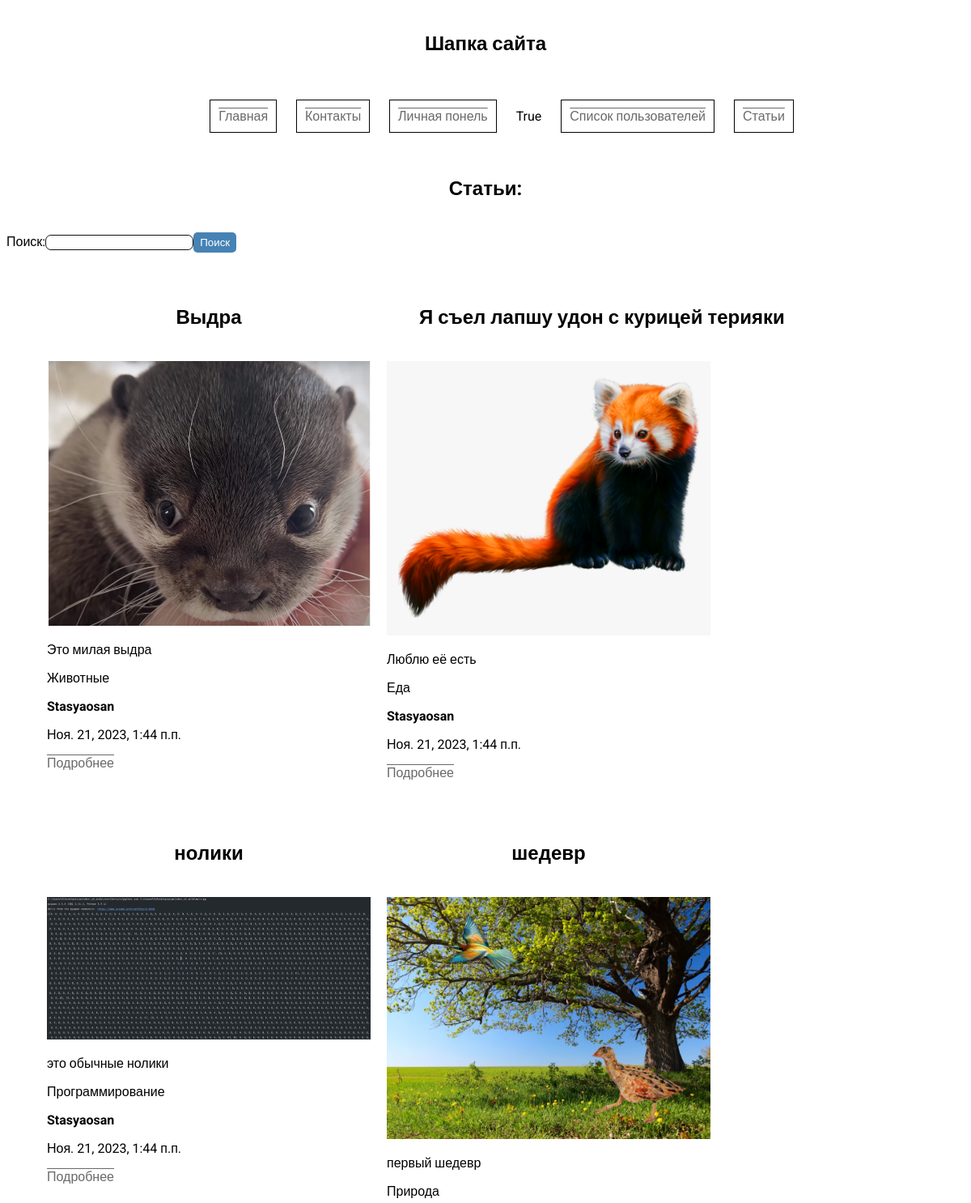
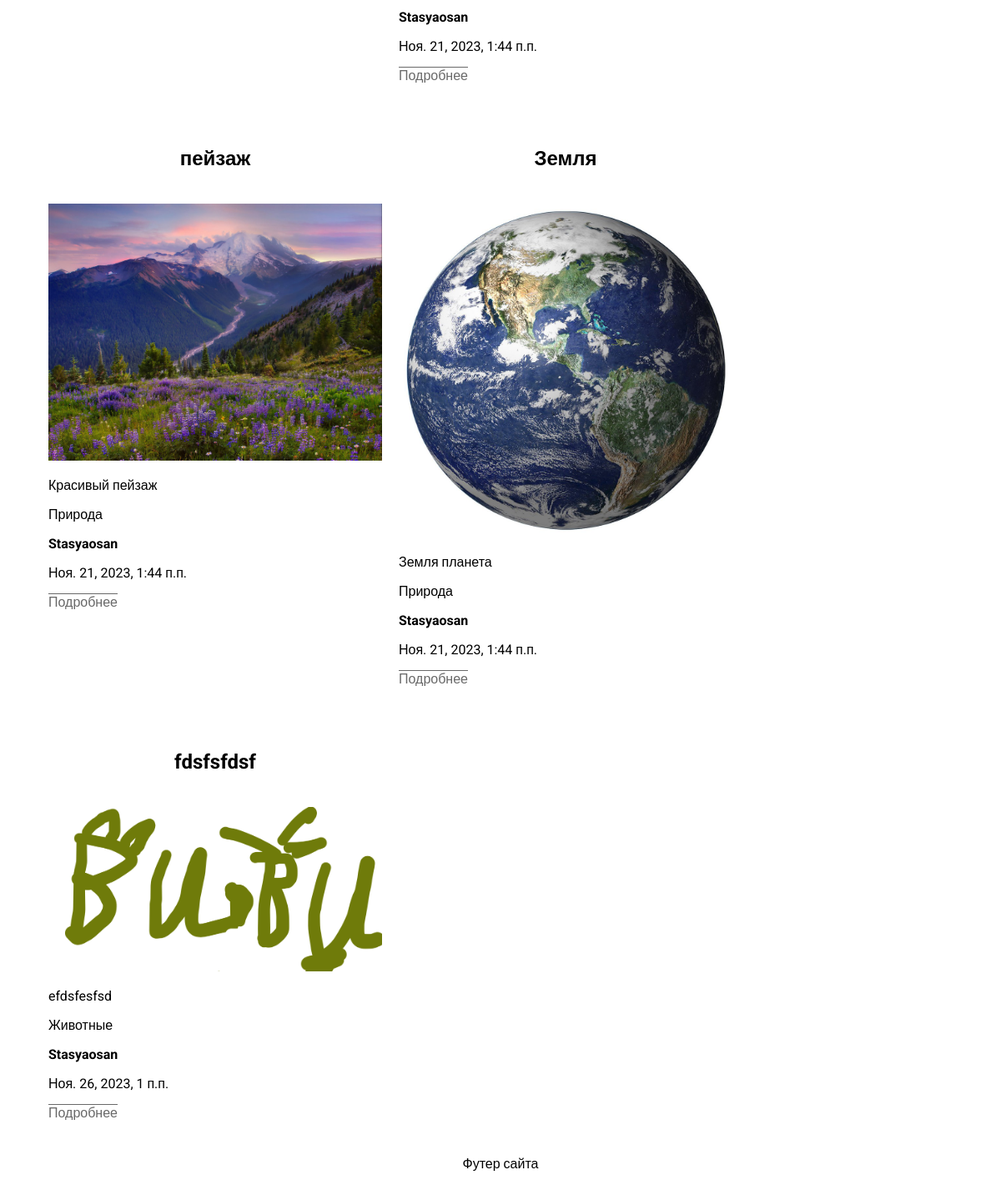
The app's page /articles/ (signed in), older data (2 pictures, top to bottom).
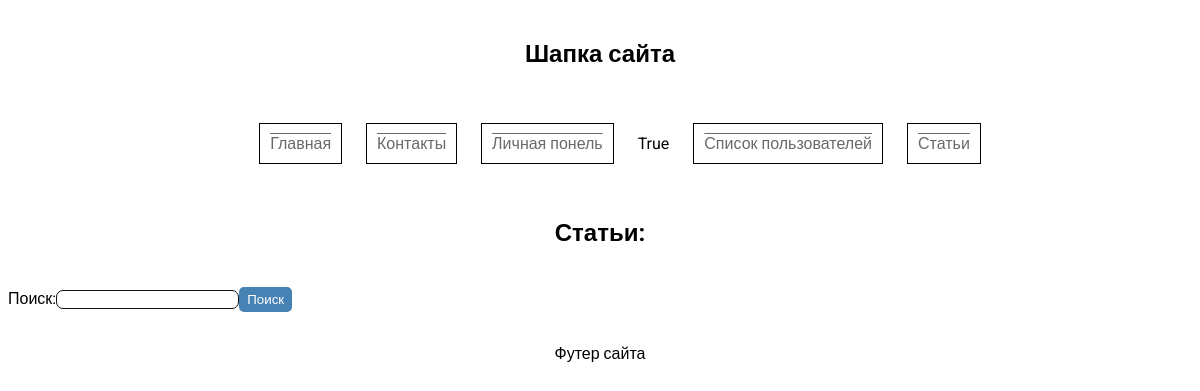
The same page, newer data.
### blog/models.py (models this page shows, shortened)
class User(models.Model):
    name = models.CharField(max_length=100, verbose_name='Имя')
    login = models.CharField(max_length=100, verbose_name='Login')
    city = models.CharField(verbose_name='Город', max_length=200, default='Москва')
    email = models.CharField(max_length=100, verbose_name='Email')
    password = models.CharField(max_length=100, verbose_name='Пароль')
    avatar = models.ImageField(upload_to='blog/static/images', default='static/user/default.png')

class Article(models.Model):
    title = models.CharField(max_length=200, verbose_name='Заголовок статьи')
    description = models.TextField(verbose_name='Описание статьи')
    img = models.ImageField(upload_to='blog/static/images', verbose_name='Картинка')
    fulltext = models.TextField(verbose_name='Полный текст статьи')
    cat = models.ForeignKey(Category, models.CASCADE)
    user = models.ForeignKey(User, models.CASCADE, default=1)
    date = models.DateTimeField(auto_now=True)

class Category(models.Model):
    title = models.CharField(max_length=100, verbose_name='Название котегории')

### blog/views.py (the view)
def articles(request):
    if request.method == 'POST':
        form = SearchForm(request.POST)
        if form.is_valid():
            query = form.cleaned_data['query']
            articles = Article.objects.filter(title=query)
            print(articles)
        else:
            articles = Article.objects.all()
    else:
        form = SearchForm()
        articles = Article.objects.all()
    art_new = []
    for article in articles:
        art_new.append({
            'title': article.title,
            'description': article.description,
            'img': str(article.img)[5:],
            'id': article.id,
            'category': article.cat.title,
            'user': article.user,
            'date': article.date
        })
    context = {
        'articles': art_new,
        'form': form
    }
    return render(request, 'articles.html', context=context)

### blog/forms.py
class SearchForm(forms.Form):
    query = forms.CharField(label='Поиск', max_length=100)

### blog/templates/articles.html (shortened to what this page needs)
{% extends 'main.html' %}
{% block content %}
<h2 align="center">Статьи:</h2>
<form method="post">
    {{form}}<button>Поиск</button>
</form>
<ul class="content_article">
    {% for article in articles %}
    <li>
        <div>
            <h2>{{article.title}}</h2>
            <p><img src="/{{article.img}}" width="400"></p>
            <p>{{article.description}}</p>
            <p>{{article.category}}</p>
            <p><b>{{article.user.login}}</b></p>
            <p>{{article.date}}</p>
            <p><a href="/article/{{article.id}}">Подробнее</a></p>
        </div>
    </li>
    {% endfor %}
</ul>
{% endblock %}

### blog/templates/main.html (shortened to what this page needs)
<!DOCTYPE html>
<html lang="en">
<head>
    {% load static %}
    <link rel="stylesheet" href="{% static 'css/style.css' %}">
    <link rel="stylesheet" type="text/css" href="/static/slick/slick.css">
    <link rel="stylesheet" type="text/css" href="/static/slick/slick-theme.css">
</head>
<body>
    <header>
        <h2 align="center">Шапка сайта</h2>
    </header>
    <ul class="menu">
        <li>
            <a href="/">Главная</a>
        </li>
        <li>
            <a href="/contacts">Контакты</a>
        </li>
        {% if 'login' in request.session %}
        <li>
            <a href="/panel">Личная понель</a>
        </li>
        <li>
            <p>{{request.session.login}}</p>
        </li>
        <li>
            <a href="/users">Список пользователей</a>
        </li>
        {% endif %}
        <li>
            <a href="/articles">Статьи</a>
        </li>
    </ul>
    {% block content %}{% endblock %}
    <footer>
        <p align="center">Футер сайта</p>
    </footer>
</body>
</html>

### blog/static/css/style.css (style rules this page uses)
body { font-family: 'Roboto', sans-serif; background-image: url('/static/images/background_white.jpg'); background-size: 100%; }
input[type=text], input[type=email], input[type=password] { border-radius: 7px; border: 1px solid #111 }
button, input[type=submit] { padding: 5px 8px; background: #4682B4; color: #fff; border-radius: 5px; border: none; }
a { color: #696969; text-decoration: overline; }
.menu li { display: inline-block; padding: 10px; }
.menu { text-align: center; }
.menu li a { padding: 10px; border: 1px solid black; }
h2 { text-align: center; margin: 40px; }

Row changes from the older to the newer data that the page shows:
no longer on this page (row edited): User: title "Выдра", shows a picture, description "Это милая выдра", category "Животные", user.login "Stasyaosan", date "Ноя. 21, 2023, 1:44 п.п.", title "Я съел лапшу удон с курицей терияки", description "Люблю её есть", category "Еда", title "нолики", description "это обычные нолики", category "Программирование", title "шедевр", description "первый шедевр", category "Природа", title "пейзаж", description "Красивый пейзаж", title "Земля", description "Земля планета", title "fdsfsfdsf", description "efdsfesfsd", date "Ноя. 26, 2023, 1 п.п."
